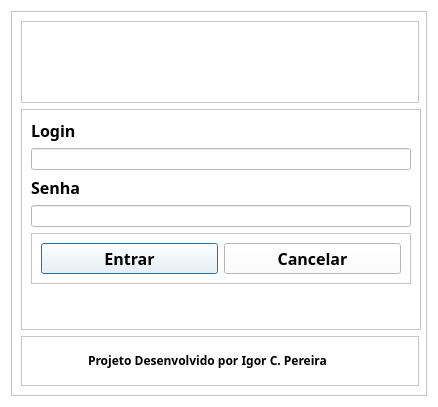
<?xml version="1.0" encoding="UTF-8"?>
<ui version="4.0">
 <class>Tela_Login</class>
 <widget class="QDialog" name="Tela_Login">
  <property name="geometry">
   <rect>
    <x>0</x>
    <y>0</y>
    <width>438</width>
    <height>407</height>
   </rect>
  </property>
  <property name="sizePolicy">
   <sizepolicy hsizetype="Expanding" vsizetype="Expanding">
    <horstretch>0</horstretch>
    <verstretch>0</verstretch>
   </sizepolicy>
  </property>
  <property name="minimumSize">
   <size>
    <width>438</width>
    <height>407</height>
   </size>
  </property>
  <property name="windowTitle">
   <string>Dialog</string>
  </property>
  <property name="styleSheet">
   <string notr="true">background-color: rgb(255, 255, 255);</string>
  </property>
  <layout class="QVBoxLayout" name="verticalLayout">
   <item>
    <widget class="QFrame" name="Fr_Principal">
     <property name="sizePolicy">
      <sizepolicy hsizetype="Minimum" vsizetype="Minimum">
       <horstretch>0</horstretch>
       <verstretch>0</verstretch>
      </sizepolicy>
     </property>
     <property name="minimumSize">
      <size>
       <width>0</width>
       <height>0</height>
      </size>
     </property>
     <property name="frameShape">
      <enum>QFrame::StyledPanel</enum>
     </property>
     <property name="frameShadow">
      <enum>QFrame::Raised</enum>
     </property>
     <layout class="QVBoxLayout" name="verticalLayout_2">
      <item>
       <widget class="QFrame" name="Fr_Titulo">
        <property name="minimumSize">
         <size>
          <width>398</width>
          <height>52</height>
         </size>
        </property>
        <property name="frameShape">
         <enum>QFrame::StyledPanel</enum>
        </property>
        <property name="frameShadow">
         <enum>QFrame::Raised</enum>
        </property>
        <layout class="QGridLayout" name="gridLayout_2">
         <item row="0" column="0">
          <widget class="QLabel" name="Tx_Logo">
           <property name="maximumSize">
            <size>
             <width>378</width>
             <height>32</height>
            </size>
           </property>
           <property name="text">
            <string/>
           </property>
           <property name="pixmap">
            <pixmap>../Arte/Login.png</pixmap>
           </property>
           <property name="scaledContents">
            <bool>true</bool>
           </property>
           <property name="alignment">
            <set>Qt::AlignCenter</set>
           </property>
           <property name="wordWrap">
            <bool>false</bool>
           </property>
          </widget>
         </item>
        </layout>
       </widget>
      </item>
      <item>
       <widget class="QFrame" name="Fr_Login">
        <property name="minimumSize">
         <size>
          <width>400</width>
          <height>150</height>
         </size>
        </property>
        <property name="maximumSize">
         <size>
          <width>16777215</width>
          <height>16777215</height>
         </size>
        </property>
        <property name="frameShape">
         <enum>QFrame::StyledPanel</enum>
        </property>
        <property name="frameShadow">
         <enum>QFrame::Raised</enum>
        </property>
        <layout class="QVBoxLayout" name="verticalLayout_3">
         <item>
          <widget class="QLabel" name="Tx_Login">
           <property name="font">
            <font>
             <family>Arial Black</family>
             <pointsize>12</pointsize>
             <weight>75</weight>
             <bold>true</bold>
            </font>
           </property>
           <property name="text">
            <string>Login</string>
           </property>
           <property name="alignment">
            <set>Qt::AlignLeading|Qt::AlignLeft|Qt::AlignVCenter</set>
           </property>
          </widget>
         </item>
         <item>
          <widget class="QLineEdit" name="CP_Login">
           <property name="font">
            <font>
             <pointsize>8</pointsize>
            </font>
           </property>
          </widget>
         </item>
         <item>
          <widget class="QLabel" name="Tx_Senha">
           <property name="font">
            <font>
             <family>Arial Black</family>
             <pointsize>12</pointsize>
             <weight>75</weight>
             <bold>true</bold>
            </font>
           </property>
           <property name="text">
            <string>Senha</string>
           </property>
           <property name="alignment">
            <set>Qt::AlignLeading|Qt::AlignLeft|Qt::AlignVCenter</set>
           </property>
          </widget>
         </item>
         <item>
          <widget class="QLineEdit" name="CP_Senha">
           <property name="styleSheet">
            <string notr="true"/>
           </property>
           <property name="echoMode">
            <enum>QLineEdit::Password</enum>
           </property>
          </widget>
         </item>
         <item>
          <widget class="QFrame" name="frame">
           <property name="frameShape">
            <enum>QFrame::StyledPanel</enum>
           </property>
           <property name="frameShadow">
            <enum>QFrame::Raised</enum>
           </property>
           <layout class="QHBoxLayout" name="horizontalLayout">
            <item>
             <widget class="QPushButton" name="BT_Logar">
              <property name="font">
               <font>
                <family>Arial Black</family>
                <pointsize>12</pointsize>
                <weight>75</weight>
                <bold>true</bold>
               </font>
              </property>
              <property name="text">
               <string>Entrar</string>
              </property>
             </widget>
            </item>
            <item>
             <widget class="QPushButton" name="BT_Cancelar">
              <property name="font">
               <font>
                <family>Arial Black</family>
                <pointsize>12</pointsize>
                <weight>75</weight>
                <bold>true</bold>
               </font>
              </property>
              <property name="styleSheet">
               <string notr="true"/>
              </property>
              <property name="text">
               <string>Cancelar</string>
              </property>
             </widget>
            </item>
           </layout>
          </widget>
         </item>
         <item>
          <widget class="QLabel" name="Tx_Status">
           <property name="minimumSize">
            <size>
             <width>30</width>
             <height>30</height>
            </size>
           </property>
           <property name="font">
            <font>
             <pointsize>11</pointsize>
            </font>
           </property>
           <property name="styleSheet">
            <string notr="true">color: rgb(255, 0, 0);</string>
           </property>
           <property name="text">
            <string/>
           </property>
           <property name="alignment">
            <set>Qt::AlignCenter</set>
           </property>
          </widget>
         </item>
        </layout>
       </widget>
      </item>
      <item>
       <widget class="QFrame" name="Fr_Obs">
        <property name="minimumSize">
         <size>
          <width>398</width>
          <height>38</height>
         </size>
        </property>
        <property name="maximumSize">
         <size>
          <width>16777215</width>
          <height>50</height>
         </size>
        </property>
        <property name="frameShape">
         <enum>QFrame::StyledPanel</enum>
        </property>
        <property name="frameShadow">
         <enum>QFrame::Raised</enum>
        </property>
        <layout class="QGridLayout" name="gridLayout_3">
         <item row="0" column="0">
          <widget class="QLabel" name="Tx_Obs">
           <property name="sizePolicy">
            <sizepolicy hsizetype="Expanding" vsizetype="Maximum">
             <horstretch>0</horstretch>
             <verstretch>0</verstretch>
            </sizepolicy>
           </property>
           <property name="minimumSize">
            <size>
             <width>263</width>
             <height>21</height>
            </size>
           </property>
           <property name="maximumSize">
            <size>
             <width>0</width>
             <height>21</height>
            </size>
           </property>
           <property name="font">
            <font>
             <family>Arial Black</family>
             <pointsize>9</pointsize>
             <weight>75</weight>
             <bold>true</bold>
            </font>
           </property>
           <property name="text">
            <string>Projeto Desenvolvido por Igor C. Pereira</string>
           </property>
           <property name="scaledContents">
            <bool>false</bool>
           </property>
          </widget>
         </item>
        </layout>
       </widget>
      </item>
     </layout>
    </widget>
   </item>
  </layout>
 </widget>
 <tabstops>
  <tabstop>CP_Login</tabstop>
 </tabstops>
 <resources>
  <include location="../Arte/ArqQt.qrc"/>
 </resources>
 <connections/>
</ui>
